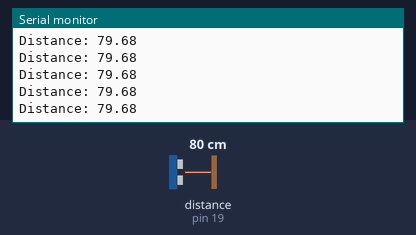
Simulated run of this sketch. Board: Arduino Uno, built with avr-gcc and run on an emulated ATmega328P. Parts: the last lines printed to the serial monitor. Wiring (inferred from the names in the program): ultrasonic range finder: trigger pin 18; echo pin 19. Inputs (shaded band) come from the test bench; at power-on: distance to the obstacle (sensor on pin 19) 80 cm. The echo pulse lasts 58.3 µs per cm.

Above: at 1.2 s.
1.3 s: distance to the obstacle (sensor on pin 19) set to 120 cm
At 1.49 s:
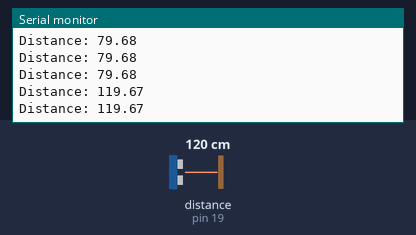
4.3 s: distance to the obstacle (sensor on pin 19) set to 2 cm
At 4.3 s:
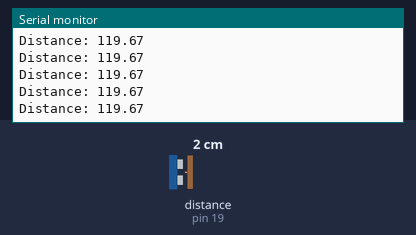
5.8 s: distance to the obstacle (sensor on pin 19) set to 299 cm
At 5.83 s:
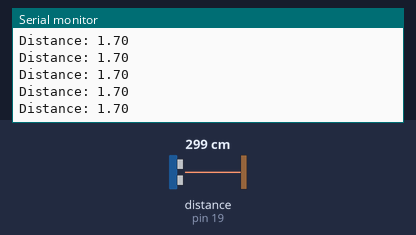
8.8 s: distance to the obstacle (sensor on pin 19) set to 250 cm
At 8.91 s:
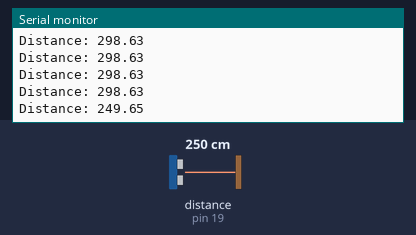
Timing chart, 0 to 11.8 s (numbered marks = the images above; inputs shaded):
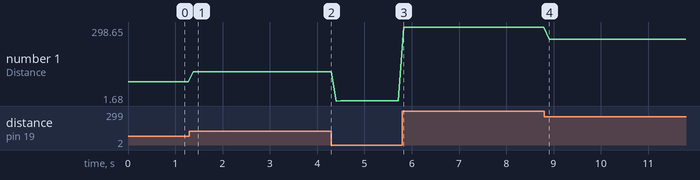

Measured:
- after the input at 1.3 s, the serial monitor: prints a new line after 0.08 s (image 1)
- after the input at 8.8 s, the serial monitor: prints a new line after 0.11 s (image 4)
- plotted number 1: 79.68 → 119.67 after the input at 1.3 s, 119.67 → 1.7 after the input at 4.3 s, 1.7 → 298.63 after the input at 5.8 s, 298.63 → 249.65 after the input at 8.8 s

The sketch:

ultrasonic.ino
```cpp
/*
 * HC-SR04 example sketch
 *
 * https://create.arduino.cc/projecthub/Isaac100/getting-started-with-the-hc-sr04-ultrasonic-sensor-036380
 *
 * by Isaac100
 */

const int trigPin = 18;
const int echoPin = 19;

float duration, distance;

void setup() {
  pinMode(trigPin, OUTPUT);
  pinMode(echoPin, INPUT);
  Serial.begin(9600);
}

void loop() {
  digitalWrite(trigPin, LOW);
  delayMicroseconds(2);
  digitalWrite(trigPin, HIGH);
  delayMicroseconds(10);
  digitalWrite(trigPin, LOW);

  duration = pulseIn(echoPin, HIGH);
  distance = (duration*.0343)/2;
  Serial.print("Distance: ");
  Serial.println(distance);
  delay(100);
}
```
